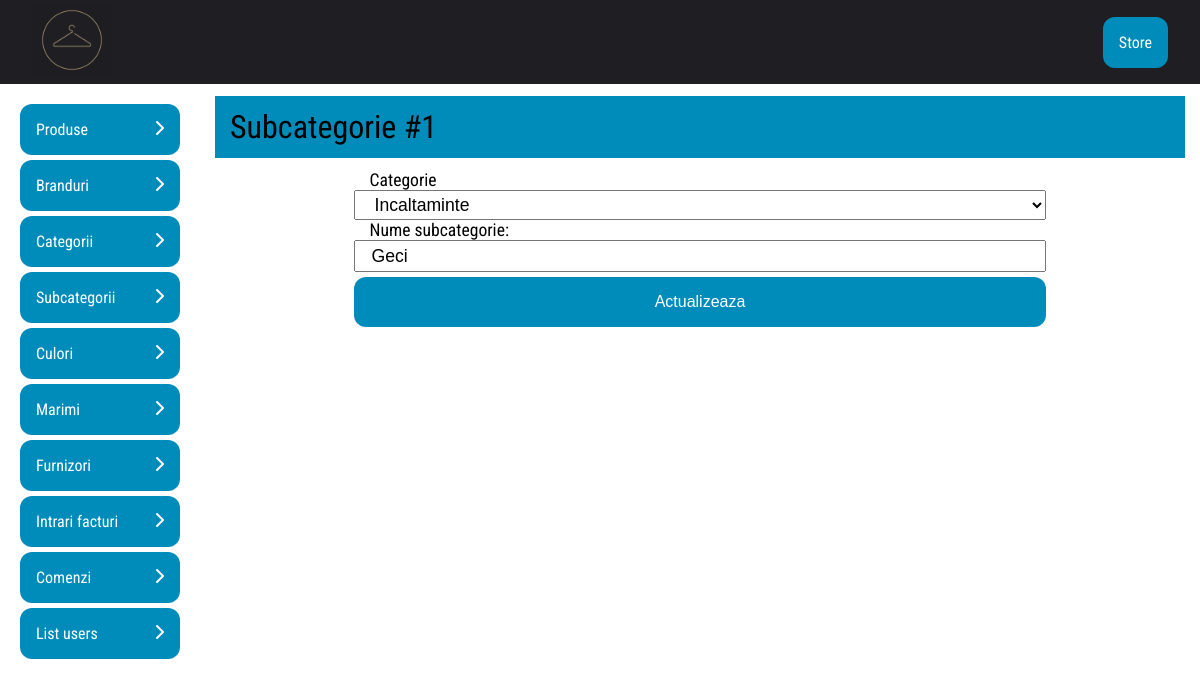
The app's page /admin_area/manage_subcategories.php?id=1 (signed in) with its own data.
### tables this page shows
CREATE TABLE IF NOT EXISTS `subcategorii` (
  `ID` int NOT NULL AUTO_INCREMENT,
  `denumire` varchar(32) NOT NULL,
  `cod_categorie` int NOT NULL,
  PRIMARY KEY (`ID`),
  KEY `subcategorii_ibfk_1` (`cod_categorie`)
);

CREATE TABLE IF NOT EXISTS `categorii` (
  `ID` int NOT NULL AUTO_INCREMENT,
  `denumire` varchar(64) NOT NULL,
  PRIMARY KEY (`ID`)
);

### admin_area/manage_subcategories.php (the view, shortened to what this page needs)
<?php
include("../includes/connect.php");
if (isset($_GET['id']) && $_GET['id'] != '') {
  $id = $_GET['id'];
  $q = mysqli_query($con, "SELECT * FROM subcategorii WHERE ID='$id'");
  $subcat_info = mysqli_fetch_assoc($q);
}
?>
<!DOCTYPE html>
<html lang="en">
<head>
  <link rel="stylesheet" href="css/style.css">
</head>
<body>
  <?php include("includes/header.php") ?>
  <div class="wrapper">
    <?php include("includes/sidebar.php") ?>
    <div class="container">
      <div class="order-detail-header">Subcategorie <?php echo (isset($_GET['id']) && $_GET['id'] != '') ? "#{$subcat_info['ID']}" : "" ?></div>
      <form method="post">
        <label for="category">Categorie</label>
        <select name="category" id="category">
          <?php
          $sq = mysqli_query($con, "SELECT * FROM categorii");
          while ($rsq = mysqli_fetch_assoc($sq)) {
          ?>
            <option value="<?= $rsq['ID'] ?>" <?php if (isset($_GET['id']) && $subcat_info['ID'] == $rsq['ID']) echo "selected" ?>><?= $rsq['denumire'] ?></option>
          <?php
          }
          ?>
        </select>
        <label for="cat_name">Nume subcategorie: </label>
        <input type="text" name="nume" id="cat_name" value="<?php echo (isset($_GET['id']) && $_GET['id'] != '') ? $subcat_info['denumire'] : '' ?>">
        <div class="submit-group">
          <input type="submit" name="submit" value="<?php echo (isset($_GET['id']) && $_GET['id'] != '') ? "Actualizeaza" : "Adauga" ?>" class="buttons">
        </div>
      </form>
    </div>
  </div>
</body>
</html>

### admin_area/css/style.css (style rules this page uses)
html { height: 100%; box-sizing: border-box; font-family: "Roboto Condensed", sans-serif; }
*, *::before, *::after { box-sizing: border-box; padding: 0; margin: 0; text-decoration: none; }
.wrapper { display: flex; min-height: 90vh; }
.container { display: flex; flex-direction: column; align-items: center; justify-content: flex-start; flex-grow: 1; padding: 12px 15px; }
.buttons { background-color: #008cba; border: none; color: white; padding: 1rem; text-align: center; font-size: 1rem; border-radius: 12px; cursor: pointer; flex-shrink: 1; }
select, option, input, label, .search_form button { padding: 0.2rem 1rem; font-size: 1.1rem; width: 100%; }
.order-detail-header { padding: 12px 15px; width: 100%; margin-bottom: 12px; background-color: #008cba; font-size: 2rem; }
.submit-group { width: 100%; display: flex; justify-content: center; align-items: center; margin-top: 5px; }
.submit-group input { width: 100%; }

### records on screen
subcategorii: ID "1", category "Incaltaminte", nume "Geci"
